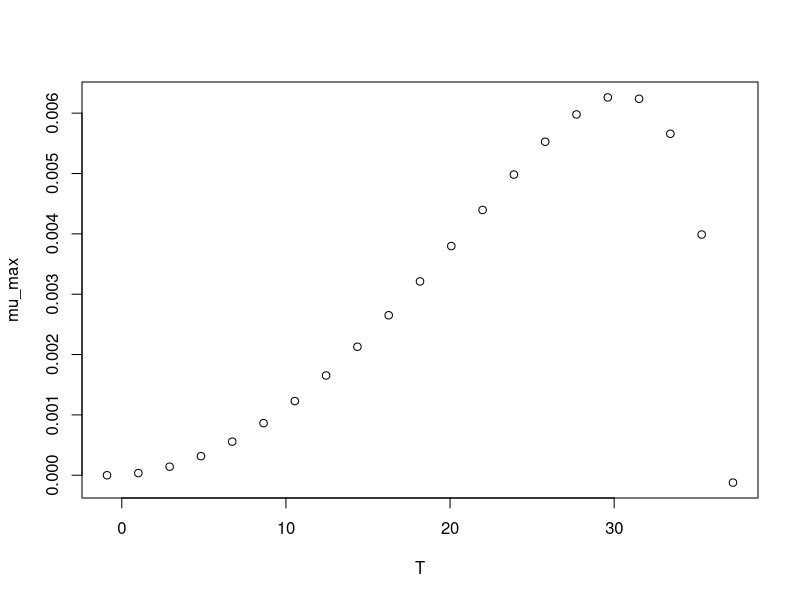

Recreate this plot in R.
#############################
# start of Parameter script
#############################
T <- seq(-0.899100899100899,37.2372,length.out=21)
#############################
# end of Parameter script
#############################
############################# 
# start of Model script Gropin ID 397 
#############################
 
# constant coefficients for this model
 
variables <- data.frame(T)
argumentsPar <- expand.grid(variables)
 
# heart of the model
response_surface <- function(T) {
   mumax <-(6.3*(10^-3)*(T-37.2)*((T+0.9)^2))/((30.5+0.9)*((30.5+0.9)*(T-30.5)-(30.5-37.2)*(30.5-0.9-2*T)))

return(mumax=mumax)
} 

# output parameters
mumax <- cbind(argumentsPar,response_surface(argumentsPar['T']))
colnames(mumax) <- c(colnames(argumentsPar),'mumax')
#############################
# End of Model script
#############################
############################# 
# start of Visualisation script Gropin ID 397 
#############################
plot(T,mumax$mumax,
                          xlab='T',
                          ylab='mu_max')
#############################
# End of Visualisation script
#############################
